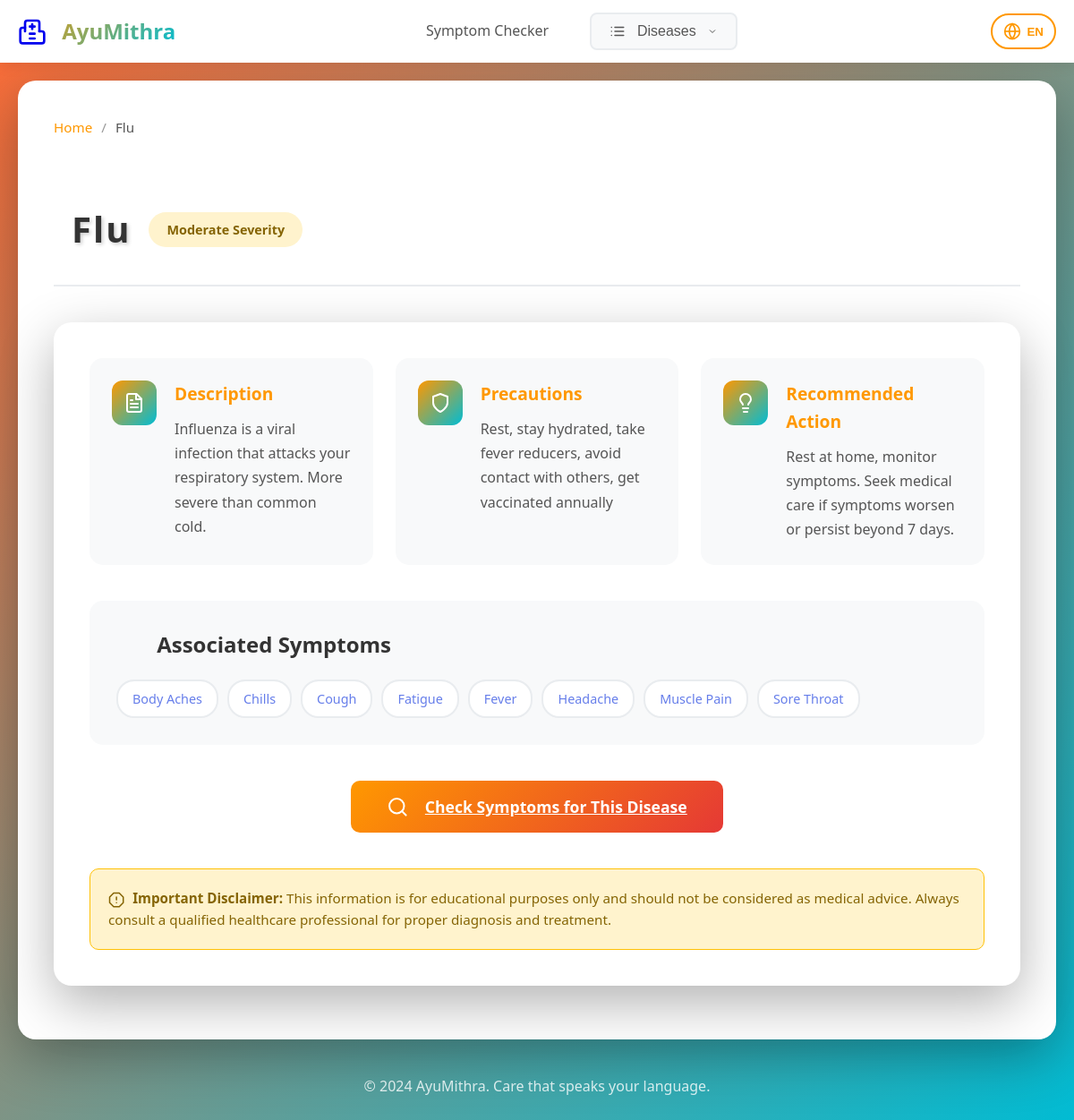
Page /disease/1 on the committed database.
### tables this page shows
CREATE TABLE diseases (
            id INTEGER PRIMARY KEY AUTOINCREMENT,
            name TEXT NOT NULL UNIQUE,
            description TEXT,
            precautions TEXT,
            severity_level TEXT,
            recommended_action TEXT
        );

CREATE TABLE symptoms (
            id INTEGER PRIMARY KEY AUTOINCREMENT,
            name TEXT NOT NULL UNIQUE
        );

### app.py (the view)
@app.route('/disease/<int:disease_id>')
def disease_detail(disease_id):
    try:
        conn = get_db_connection()
        cursor = conn.cursor()
        cursor.execute('SELECT * FROM diseases WHERE id = ?', (disease_id,))
        disease = cursor.fetchone()
        if not disease:
            conn.close()
            return "Disease not found", 404
        cursor.execute('''
            SELECT s.name FROM symptoms s
            JOIN disease_symptoms ds ON s.id = ds.symptom_id
            WHERE ds.disease_id = ?
            ORDER BY s.name
        ''', (disease_id,))
        symptoms = [row['name'] for row in cursor.fetchall()]
        conn.close()
        disease_data = {
            'id': disease['id'],
            'name': disease['name'],
            'description': disease['description'],
            'precautions': disease['precautions'],
            'severity_level': disease['severity_level'],
            'recommended_action': disease['recommended_action'],
            'symptoms': symptoms
        }
        return render_template('disease_detail.html', disease=disease_data)
    except Exception as e:
        return f"Error: {str(e)}", 500

### app.py (called while the page is built)
def get_db_connection():
    conn = sqlite3.connect('database/health_app.db')
    conn.row_factory = sqlite3.Row
    return conn

### templates/disease_detail.html (shortened to what this page needs)
<!DOCTYPE html>
<html lang="en">
<head>
    <link rel="stylesheet" href="{{ url_for('static', filename='css/style.css') }}">
</head>
<body>
    <nav class="navbar">
        <div class="nav-container">
            <a href="/" class="nav-brand">
                <span class="icon icon-hospital"></span>
                <span>AyuMithra</span>
            </a>
            <div class="nav-menu">
                <a href="/" class="nav-link" data-translate="symptom_checker">Symptom Checker</a>
                <div class="dropdown">
                    <button class="dropdown-toggle" id="diseaseDropdownBtn">
                        <span class="icon icon-list"></span>
                        <span data-translate="diseases">Diseases</span>
                        <svg class="dropdown-arrow" width="12" height="12" viewBox="0 0 24 24" fill="none" stroke="currentColor" stroke-width="2">
                            <polyline points="6 9 12 15 18 9"></polyline>
                        </svg>
                    </button>
                </div>
            </div>
            <div class="language-switcher">
                <button class="lang-btn" id="langBtn">
                    <svg width="20" height="20" viewBox="0 0 24 24" fill="none" stroke="currentColor" stroke-width="2">
                        <circle cx="12" cy="12" r="10"></circle>
                        <line x1="2" y1="12" x2="22" y2="12"></line>
                        <path d="M12 2a15.3 15.3 0 0 1 4 10 15.3 15.3 0 0 1-4 10 15.3 15.3 0 0 1-4-10 15.3 15.3 0 0 1 4-10z"></path>
                    </svg>
                    <span id="currentLang">EN</span>
                </button>
            </div>
        </div>
    </nav>
    <div class="container">
        <div class="disease-detail-page">
            <nav class="breadcrumb">
                <a href="/">Home</a>
                <span class="breadcrumb-separator">/</span>
                <span class="breadcrumb-current">{{ disease.name }}</span>
            </nav>
            <header class="disease-header">
                <div class="disease-title-section">
                    <h1 class="disease-name" data-english-name="{{ disease.name }}">{{ disease.name }}</h1>
                    <span class="severity-badge severity-{{ disease.severity_level.lower() }}" data-severity="{{ disease.severity_level }}">
                        {{ disease.severity_level }} Severity
                    </span>
                </div>
            </header>
            <main class="disease-content">
                <div class="info-cards">
                    <div class="info-card">
                        <div class="info-card-icon">
                            <span class="icon icon-description"></span>
                        </div>
                        <div class="info-card-content">
                            <h3 data-translate="description">Description</h3>
                            <p class="disease-description" data-english-desc="{{ disease.name }}">{{ disease.description }}</p>
                        </div>
                    </div>
                    <div class="info-card">
                        <div class="info-card-icon">
                            <span class="icon icon-shield"></span>
                        </div>
                        <div class="info-card-content">
                            <h3 data-translate="precautions">Precautions</h3>
                            <p>{{ disease.precautions }}</p>
                        </div>
                    </div>
                    <div class="info-card">
                        <div class="info-card-icon">
                            <span class="icon icon-lightbulb"></span>
                        </div>
                        <div class="info-card-content">
                            <h3 data-translate="recommended_action">Recommended Action</h3>
                            <p>{{ disease.recommended_action }}</p>
                        </div>
                    </div>
                </div>
                <div class="symptoms-section">
                    <h2>
                        <span class="icon icon-activity"></span>
                        <span data-translate="associated_symptoms">Associated Symptoms</span>
                    </h2>
                    <div class="symptoms-tags">
                        {% for symptom in disease.symptoms %}
                        <span class="symptom-tag">{{ symptom }}</span>
                        {% endfor %}
                    </div>
                </div>
                <div class="action-section">
                    <a href="/" class="btn-primary">
                        <span class="icon icon-search"></span>
                        Check Symptoms for This Disease
                    </a>
                </div>
                <div class="disclaimer">
                    <p>
                        <strong><span class="icon icon-alert"></span> Important Disclaimer:</strong>
                        This information is for educational purposes only and should not be considered as medical advice.
                        Always consult a qualified healthcare professional for proper diagnosis and treatment.
                    </p>
                </div>
            </main>
        </div>
        <footer>
            <p>&copy; 2024 AyuMithra. Care that speaks your language.</p>
        </footer>
    </div>
</body>
</html>

### rows in the picture
diseases: name "Flu", severity_level "Moderate", precautions "Rest, stay hydrated, take fever reducers, avoid contact with others, get vaccinated annually", recommended_action "Rest at home, monitor symptoms. Seek medical care if symptoms worsen or persist beyond 7 days."
symptoms: name "Body Aches"
symptoms: name "Chills"
symptoms: name "Cough"
symptoms: name "Fatigue"
symptoms: name "Fever"
symptoms: name "Headache"
symptoms: name "Muscle Pain"
symptoms: name "Sore Throat"
